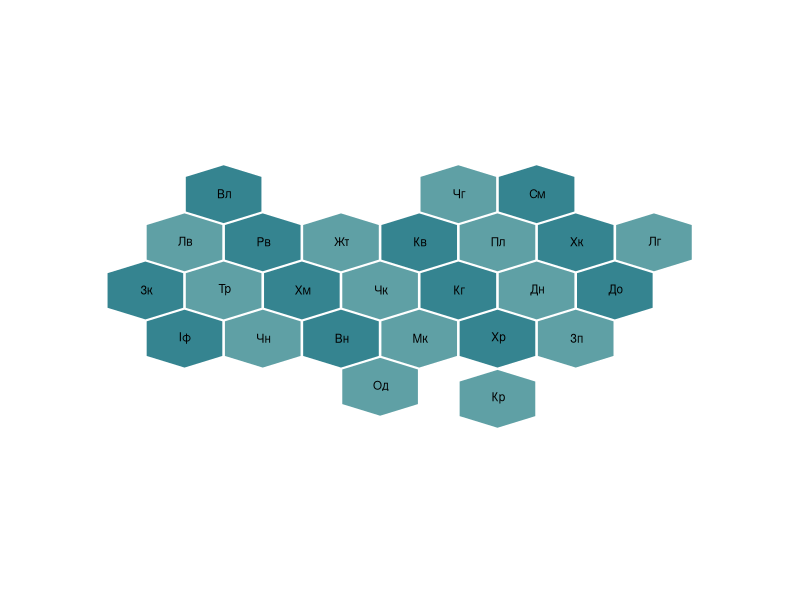
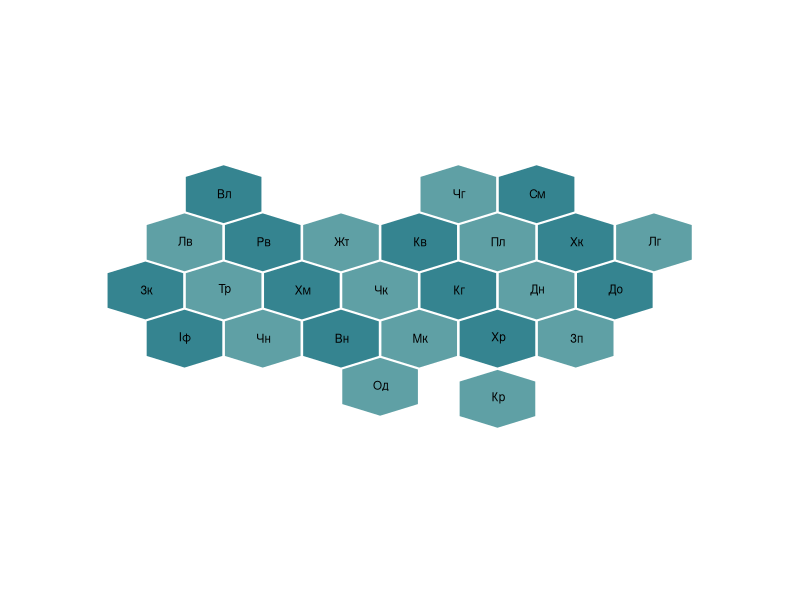
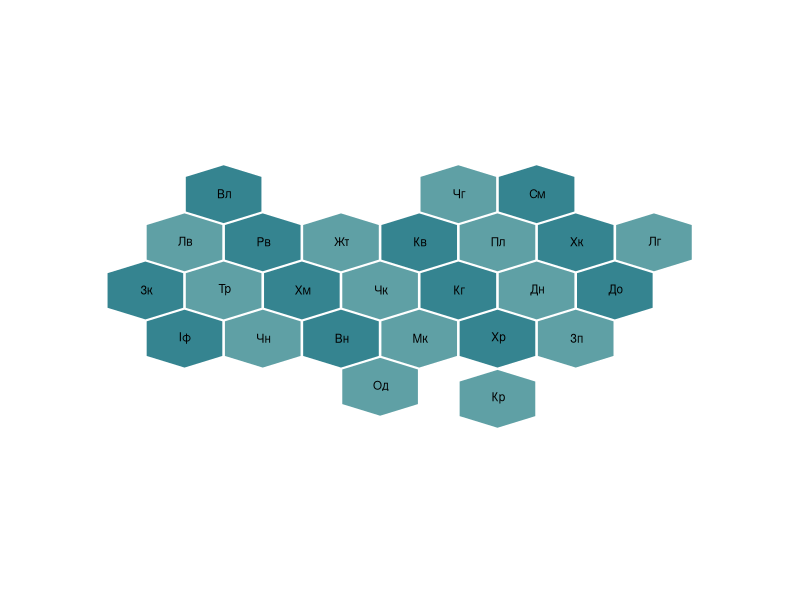

The R script that drew these images, in order:
# original code: https://rpubs.com/thoughtfulbloke/hexmap

# Windows:
# Sys.setlocale("LC_CTYPE", "ukrainian")

# MacOS:
Sys.setlocale(category ="LC_ALL", locale = "Ru_Ru")

library(plotrix)

# Function
hexmap <- function(xcor, ycor, colval, label) {
  plot(min(c(xcor,ycor)):(max(c(xcor,ycor))+1.5),min(c(xcor,ycor)):(max(c(xcor,ycor))+1.5), 
       type = "n", frame.plot = F, xaxt = "n", yaxt = "n", xlab = "", ylab = "")
  data <- data.frame(xcor, ycor, colval)
  for (i in 1:nrow(data)){
    hexagon(data[i,1], data[i,2], col = as.character(data[i, 3]), unitcell = 0.98, border = "white")
  }
  text(xcor + 0.5, ycor + 0.5, labels = label, cex = 0.7)
}


# Example
df <- read.csv2("hexmap_ukraine.csv", stringsAsFactors = F)

# choose your colors
df$mycol <- c("#5FA0A5", rep(c("#5FA0A5","#358490"), times = 12))

# just look at result
hexmap(df$x, df$y+1, df$mycol, label = df$obl.abr)


# How to save:
# svg
svg(filename="example_hexmap.svg", 
    width=5, 
    height=5, 
    pointsize=12)
hexmap(df$x, df$y+1, df$mycol, label = df$obl.abr)
dev.off()

# png
png(filename="example_hexmap.png", 
    units="in", 
    width=5, 
    height=5, 
    pointsize=8,
    res = 96)
hexmap(df$x, df$y+1, df$mycol, label = df$obl.abr)
dev.off()










